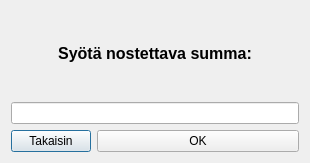
<?xml version="1.0" encoding="UTF-8"?>
<ui version="4.0">
 <class>otherWithdrawDialog</class>
 <widget class="QDialog" name="otherWithdrawDialog">
  <property name="geometry">
   <rect>
    <x>0</x>
    <y>0</y>
    <width>310</width>
    <height>163</height>
   </rect>
  </property>
  <property name="windowTitle">
   <string>Dialog</string>
  </property>
  <layout class="QGridLayout" name="gridLayout">
   <item row="0" column="0" colspan="2">
    <widget class="QLabel" name="headerLabel">
     <property name="font">
      <font>
       <pointsize>12</pointsize>
       <weight>75</weight>
       <bold>true</bold>
      </font>
     </property>
     <property name="text">
      <string>Syötä nostettava summa:</string>
     </property>
     <property name="alignment">
      <set>Qt::AlignCenter</set>
     </property>
    </widget>
   </item>
   <item row="1" column="0" colspan="2">
    <widget class="QLineEdit" name="amountEdit">
     <property name="maxLength">
      <number>32052</number>
     </property>
    </widget>
   </item>
   <item row="2" column="0">
    <widget class="QPushButton" name="closeButton">
     <property name="sizePolicy">
      <sizepolicy hsizetype="Fixed" vsizetype="Fixed">
       <horstretch>0</horstretch>
       <verstretch>0</verstretch>
      </sizepolicy>
     </property>
     <property name="text">
      <string>Takaisin</string>
     </property>
    </widget>
   </item>
   <item row="2" column="1">
    <widget class="QPushButton" name="withdrawButton">
     <property name="sizePolicy">
      <sizepolicy hsizetype="Preferred" vsizetype="Fixed">
       <horstretch>0</horstretch>
       <verstretch>0</verstretch>
      </sizepolicy>
     </property>
     <property name="text">
      <string>OK</string>
     </property>
     <property name="iconSize">
      <size>
       <width>15</width>
       <height>16</height>
      </size>
     </property>
    </widget>
   </item>
  </layout>
 </widget>
 <resources/>
 <connections/>
</ui>
